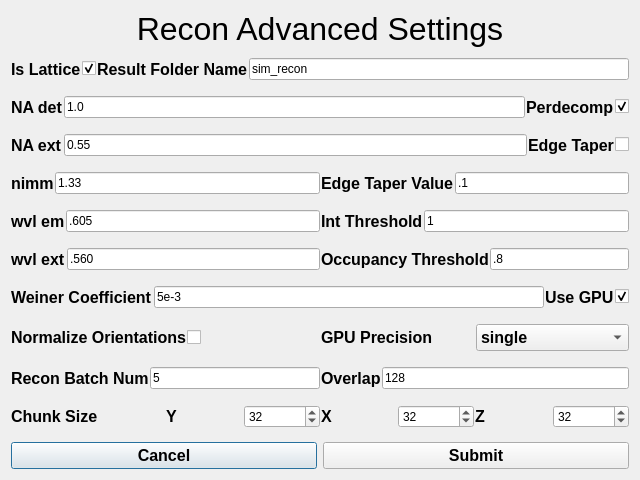
<?xml version="1.0" encoding="UTF-8"?>
<ui version="4.0">
 <class>simReconReconAdvanced</class>
 <widget class="QDialog" name="simReconReconAdvanced">
  <property name="geometry">
   <rect>
    <x>0</x>
    <y>0</y>
    <width>640</width>
    <height>480</height>
   </rect>
  </property>
  <property name="windowTitle">
   <string>Dialog</string>
  </property>
  <layout class="QGridLayout" name="gridLayout" rowstretch="0,10,0">
   <item row="0" column="0">
    <layout class="QVBoxLayout" name="verticalLayout_2">
     <item>
      <widget class="QLabel" name="jobAdvancedSettingsLabel">
       <property name="font">
        <font>
         <pointsize>24</pointsize>
        </font>
       </property>
       <property name="text">
        <string>Recon Advanced Settings</string>
       </property>
       <property name="alignment">
        <set>Qt::AlignHCenter|Qt::AlignTop</set>
       </property>
      </widget>
     </item>
    </layout>
   </item>
   <item row="1" column="0">
    <layout class="QVBoxLayout" name="verticalLayout">
     <property name="spacing">
      <number>1</number>
     </property>
     <item>
      <layout class="QHBoxLayout" name="horizontalLayout_6">
       <item>
        <layout class="QHBoxLayout" name="horizontalLayout">
         <item>
          <widget class="QLabel" name="isLatticeLabel">
           <property name="font">
            <font>
             <pointsize>12</pointsize>
             <weight>75</weight>
             <bold>true</bold>
            </font>
           </property>
           <property name="text">
            <string>Is Lattice</string>
           </property>
          </widget>
         </item>
         <item>
          <widget class="QCheckBox" name="isLatticeCheckBox">
           <property name="autoFillBackground">
            <bool>false</bool>
           </property>
           <property name="text">
            <string/>
           </property>
           <property name="checked">
            <bool>true</bool>
           </property>
          </widget>
         </item>
        </layout>
       </item>
       <item>
        <layout class="QHBoxLayout" name="horizontalLayout_40">
         <item>
          <widget class="QLabel" name="resultsDirNameLabel">
           <property name="font">
            <font>
             <pointsize>12</pointsize>
             <weight>75</weight>
             <bold>true</bold>
            </font>
           </property>
           <property name="text">
            <string>Result Folder Name</string>
           </property>
          </widget>
         </item>
         <item>
          <widget class="QLineEdit" name="resultsDirNameLineEdit">
           <property name="text">
            <string>sim_recon</string>
           </property>
          </widget>
         </item>
        </layout>
       </item>
      </layout>
     </item>
     <item>
      <spacer name="verticalSpacer_9">
       <property name="orientation">
        <enum>Qt::Vertical</enum>
       </property>
       <property name="sizeType">
        <enum>QSizePolicy::Preferred</enum>
       </property>
       <property name="sizeHint" stdset="0">
        <size>
         <width>20</width>
         <height>10</height>
        </size>
       </property>
      </spacer>
     </item>
     <item>
      <layout class="QHBoxLayout" name="horizontalLayout_7">
       <item>
        <layout class="QHBoxLayout" name="horizontalLayout_34">
         <item>
          <widget class="QLabel" name="naDetLabel">
           <property name="font">
            <font>
             <pointsize>12</pointsize>
             <weight>75</weight>
             <bold>true</bold>
            </font>
           </property>
           <property name="text">
            <string>NA det</string>
           </property>
          </widget>
         </item>
         <item>
          <widget class="QLineEdit" name="naDetLineEdit">
           <property name="text">
            <string>1.0</string>
           </property>
          </widget>
         </item>
        </layout>
       </item>
       <item>
        <layout class="QHBoxLayout" name="horizontalLayout_3">
         <item>
          <widget class="QLabel" name="perdecompLabel">
           <property name="font">
            <font>
             <pointsize>12</pointsize>
             <weight>75</weight>
             <bold>true</bold>
            </font>
           </property>
           <property name="text">
            <string>Perdecomp</string>
           </property>
          </widget>
         </item>
         <item>
          <widget class="QCheckBox" name="perdecompCheckBox">
           <property name="autoFillBackground">
            <bool>false</bool>
           </property>
           <property name="text">
            <string/>
           </property>
           <property name="checked">
            <bool>true</bool>
           </property>
          </widget>
         </item>
        </layout>
       </item>
      </layout>
     </item>
     <item>
      <spacer name="verticalSpacer_8">
       <property name="orientation">
        <enum>Qt::Vertical</enum>
       </property>
       <property name="sizeType">
        <enum>QSizePolicy::Preferred</enum>
       </property>
       <property name="sizeHint" stdset="0">
        <size>
         <width>20</width>
         <height>10</height>
        </size>
       </property>
      </spacer>
     </item>
     <item>
      <layout class="QHBoxLayout" name="horizontalLayout_8">
       <item>
        <layout class="QHBoxLayout" name="horizontalLayout_35">
         <item>
          <widget class="QLabel" name="naExtLabel">
           <property name="font">
            <font>
             <pointsize>12</pointsize>
             <weight>75</weight>
             <bold>true</bold>
            </font>
           </property>
           <property name="text">
            <string>NA ext</string>
           </property>
          </widget>
         </item>
         <item>
          <widget class="QLineEdit" name="naExtLineEdit">
           <property name="text">
            <string>0.55</string>
           </property>
          </widget>
         </item>
        </layout>
       </item>
       <item>
        <layout class="QHBoxLayout" name="horizontalLayout_4">
         <item>
          <widget class="QLabel" name="edgeTaperLabel">
           <property name="font">
            <font>
             <pointsize>12</pointsize>
             <weight>75</weight>
             <bold>true</bold>
            </font>
           </property>
           <property name="text">
            <string>Edge Taper</string>
           </property>
          </widget>
         </item>
         <item>
          <widget class="QCheckBox" name="edgeTaperCheckBox">
           <property name="enabled">
            <bool>true</bool>
           </property>
           <property name="autoFillBackground">
            <bool>false</bool>
           </property>
           <property name="text">
            <string/>
           </property>
           <property name="checked">
            <bool>false</bool>
           </property>
          </widget>
         </item>
        </layout>
       </item>
      </layout>
     </item>
     <item>
      <spacer name="verticalSpacer_7">
       <property name="orientation">
        <enum>Qt::Vertical</enum>
       </property>
       <property name="sizeType">
        <enum>QSizePolicy::Preferred</enum>
       </property>
       <property name="sizeHint" stdset="0">
        <size>
         <width>20</width>
         <height>10</height>
        </size>
       </property>
      </spacer>
     </item>
     <item>
      <layout class="QHBoxLayout" name="horizontalLayout_9">
       <item>
        <layout class="QHBoxLayout" name="horizontalLayout_36">
         <item>
          <widget class="QLabel" name="nimmLabel">
           <property name="font">
            <font>
             <pointsize>12</pointsize>
             <weight>75</weight>
             <bold>true</bold>
            </font>
           </property>
           <property name="text">
            <string>nimm</string>
           </property>
          </widget>
         </item>
         <item>
          <widget class="QLineEdit" name="nimmLineEdit">
           <property name="text">
            <string>1.33</string>
           </property>
          </widget>
         </item>
        </layout>
       </item>
       <item>
        <layout class="QHBoxLayout" name="horizontalLayout_41">
         <item>
          <widget class="QLabel" name="edgeTaperValLabel">
           <property name="font">
            <font>
             <pointsize>12</pointsize>
             <weight>75</weight>
             <bold>true</bold>
            </font>
           </property>
           <property name="text">
            <string>Edge Taper Value</string>
           </property>
          </widget>
         </item>
         <item>
          <widget class="QLineEdit" name="edgeTaperValLineEdit">
           <property name="text">
            <string>.1</string>
           </property>
          </widget>
         </item>
        </layout>
       </item>
      </layout>
     </item>
     <item>
      <spacer name="verticalSpacer_6">
       <property name="orientation">
        <enum>Qt::Vertical</enum>
       </property>
       <property name="sizeType">
        <enum>QSizePolicy::Preferred</enum>
       </property>
       <property name="sizeHint" stdset="0">
        <size>
         <width>20</width>
         <height>10</height>
        </size>
       </property>
      </spacer>
     </item>
     <item>
      <layout class="QHBoxLayout" name="horizontalLayout_10">
       <item>
        <layout class="QHBoxLayout" name="horizontalLayout_37">
         <item>
          <widget class="QLabel" name="wvlEmLabel">
           <property name="font">
            <font>
             <pointsize>12</pointsize>
             <weight>75</weight>
             <bold>true</bold>
            </font>
           </property>
           <property name="text">
            <string>wvl em</string>
           </property>
          </widget>
         </item>
         <item>
          <widget class="QLineEdit" name="wvlEmLineEdit">
           <property name="text">
            <string>.605</string>
           </property>
          </widget>
         </item>
        </layout>
       </item>
       <item>
        <layout class="QHBoxLayout" name="horizontalLayout_42">
         <item>
          <widget class="QLabel" name="intThreshLabel">
           <property name="font">
            <font>
             <pointsize>12</pointsize>
             <weight>75</weight>
             <bold>true</bold>
            </font>
           </property>
           <property name="text">
            <string>Int Threshold</string>
           </property>
          </widget>
         </item>
         <item>
          <widget class="QLineEdit" name="intThreshLineEdit">
           <property name="text">
            <string>1</string>
           </property>
          </widget>
         </item>
        </layout>
       </item>
      </layout>
     </item>
     <item>
      <spacer name="verticalSpacer_5">
       <property name="orientation">
        <enum>Qt::Vertical</enum>
       </property>
       <property name="sizeType">
        <enum>QSizePolicy::Preferred</enum>
       </property>
       <property name="sizeHint" stdset="0">
        <size>
         <width>20</width>
         <height>10</height>
        </size>
       </property>
      </spacer>
     </item>
     <item>
      <layout class="QHBoxLayout" name="horizontalLayout_11">
       <item>
        <layout class="QHBoxLayout" name="horizontalLayout_38">
         <item>
          <widget class="QLabel" name="wvlExtLabel">
           <property name="font">
            <font>
             <pointsize>12</pointsize>
             <weight>75</weight>
             <bold>true</bold>
            </font>
           </property>
           <property name="text">
            <string>wvl ext</string>
           </property>
          </widget>
         </item>
         <item>
          <widget class="QLineEdit" name="wvlExtLineEdit">
           <property name="text">
            <string>.560</string>
           </property>
          </widget>
         </item>
        </layout>
       </item>
       <item>
        <layout class="QHBoxLayout" name="horizontalLayout_43">
         <item>
          <widget class="QLabel" name="occThreshLabel">
           <property name="font">
            <font>
             <pointsize>12</pointsize>
             <weight>75</weight>
             <bold>true</bold>
            </font>
           </property>
           <property name="text">
            <string>Occupancy Threshold</string>
           </property>
          </widget>
         </item>
         <item>
          <widget class="QLineEdit" name="occThreshLineEdit">
           <property name="text">
            <string>.8</string>
           </property>
          </widget>
         </item>
        </layout>
       </item>
      </layout>
     </item>
     <item>
      <spacer name="verticalSpacer_4">
       <property name="orientation">
        <enum>Qt::Vertical</enum>
       </property>
       <property name="sizeType">
        <enum>QSizePolicy::Preferred</enum>
       </property>
       <property name="sizeHint" stdset="0">
        <size>
         <width>20</width>
         <height>10</height>
        </size>
       </property>
      </spacer>
     </item>
     <item>
      <layout class="QHBoxLayout" name="horizontalLayout_15">
       <item>
        <layout class="QHBoxLayout" name="horizontalLayout_39">
         <item>
          <widget class="QLabel" name="wLabel">
           <property name="font">
            <font>
             <pointsize>12</pointsize>
             <weight>75</weight>
             <bold>true</bold>
            </font>
           </property>
           <property name="text">
            <string>Weiner Coefficient</string>
           </property>
          </widget>
         </item>
         <item>
          <widget class="QLineEdit" name="wLineEdit">
           <property name="text">
            <string>5e-3</string>
           </property>
          </widget>
         </item>
        </layout>
       </item>
       <item>
        <layout class="QHBoxLayout" name="horizontalLayout_5">
         <item>
          <widget class="QLabel" name="useGPULabel">
           <property name="font">
            <font>
             <pointsize>12</pointsize>
             <weight>75</weight>
             <bold>true</bold>
            </font>
           </property>
           <property name="text">
            <string>Use GPU</string>
           </property>
          </widget>
         </item>
         <item>
          <widget class="QCheckBox" name="useGPUCheckBox">
           <property name="enabled">
            <bool>true</bool>
           </property>
           <property name="autoFillBackground">
            <bool>false</bool>
           </property>
           <property name="text">
            <string/>
           </property>
           <property name="checked">
            <bool>true</bool>
           </property>
          </widget>
         </item>
        </layout>
       </item>
      </layout>
     </item>
     <item>
      <spacer name="verticalSpacer_3">
       <property name="orientation">
        <enum>Qt::Vertical</enum>
       </property>
       <property name="sizeType">
        <enum>QSizePolicy::Preferred</enum>
       </property>
       <property name="sizeHint" stdset="0">
        <size>
         <width>20</width>
         <height>10</height>
        </size>
       </property>
      </spacer>
     </item>
     <item>
      <layout class="QHBoxLayout" name="horizontalLayout_17">
       <item>
        <layout class="QHBoxLayout" name="horizontalLayout_2">
         <item>
          <widget class="QLabel" name="normalizeOrientationsLabel">
           <property name="font">
            <font>
             <pointsize>12</pointsize>
             <weight>75</weight>
             <bold>true</bold>
            </font>
           </property>
           <property name="text">
            <string>Normalize Orientations</string>
           </property>
          </widget>
         </item>
         <item>
          <widget class="QCheckBox" name="normalizeOrientationsCheckBox">
           <property name="autoFillBackground">
            <bool>false</bool>
           </property>
           <property name="text">
            <string/>
           </property>
           <property name="checked">
            <bool>false</bool>
           </property>
          </widget>
         </item>
        </layout>
       </item>
       <item>
        <layout class="QHBoxLayout" name="horizontalLayout_22">
         <item>
          <widget class="QLabel" name="gpuPrecisionLabel">
           <property name="font">
            <font>
             <pointsize>12</pointsize>
             <weight>75</weight>
             <bold>true</bold>
            </font>
           </property>
           <property name="text">
            <string>GPU Precision</string>
           </property>
          </widget>
         </item>
         <item>
          <widget class="QComboBox" name="gpuPrecisionComboBox">
           <property name="font">
            <font>
             <pointsize>12</pointsize>
             <weight>75</weight>
             <bold>true</bold>
            </font>
           </property>
           <property name="editable">
            <bool>false</bool>
           </property>
           <property name="currentText">
            <string>single</string>
           </property>
           <item>
            <property name="text">
             <string>single</string>
            </property>
           </item>
           <item>
            <property name="text">
             <string>double</string>
            </property>
           </item>
          </widget>
         </item>
        </layout>
       </item>
      </layout>
     </item>
     <item>
      <spacer name="verticalSpacer_2">
       <property name="orientation">
        <enum>Qt::Vertical</enum>
       </property>
       <property name="sizeType">
        <enum>QSizePolicy::Preferred</enum>
       </property>
       <property name="sizeHint" stdset="0">
        <size>
         <width>20</width>
         <height>10</height>
        </size>
       </property>
      </spacer>
     </item>
     <item>
      <layout class="QHBoxLayout" name="horizontalLayout_18">
       <item>
        <layout class="QHBoxLayout" name="horizontalLayout_46">
         <item>
          <widget class="QLabel" name="reconBatchNumLabel">
           <property name="font">
            <font>
             <pointsize>12</pointsize>
             <weight>75</weight>
             <bold>true</bold>
            </font>
           </property>
           <property name="text">
            <string>Recon Batch Num</string>
           </property>
          </widget>
         </item>
         <item>
          <widget class="QLineEdit" name="reconBatchNumLineEdit">
           <property name="text">
            <string>5</string>
           </property>
          </widget>
         </item>
        </layout>
       </item>
       <item>
        <layout class="QHBoxLayout" name="horizontalLayout_44">
         <item>
          <widget class="QLabel" name="overlapLabel">
           <property name="font">
            <font>
             <pointsize>12</pointsize>
             <weight>75</weight>
             <bold>true</bold>
            </font>
           </property>
           <property name="text">
            <string>Overlap</string>
           </property>
          </widget>
         </item>
         <item>
          <widget class="QLineEdit" name="overlapLineEdit">
           <property name="text">
            <string>128</string>
           </property>
          </widget>
         </item>
        </layout>
       </item>
      </layout>
     </item>
     <item>
      <spacer name="verticalSpacer">
       <property name="orientation">
        <enum>Qt::Vertical</enum>
       </property>
       <property name="sizeType">
        <enum>QSizePolicy::Preferred</enum>
       </property>
       <property name="sizeHint" stdset="0">
        <size>
         <width>20</width>
         <height>10</height>
        </size>
       </property>
      </spacer>
     </item>
     <item>
      <layout class="QHBoxLayout" name="horizontalLayout_19">
       <item>
        <layout class="QHBoxLayout" name="horizontalLayout_45">
         <item>
          <widget class="QLabel" name="chunkSizeLabel">
           <property name="font">
            <font>
             <pointsize>12</pointsize>
             <weight>75</weight>
             <bold>true</bold>
            </font>
           </property>
           <property name="text">
            <string>Chunk Size</string>
           </property>
          </widget>
         </item>
         <item>
          <layout class="QHBoxLayout" name="horizontalLayout_12">
           <item>
            <widget class="QLabel" name="chunkSizeYLabel">
             <property name="enabled">
              <bool>true</bool>
             </property>
             <property name="font">
              <font>
               <pointsize>12</pointsize>
               <weight>75</weight>
               <bold>true</bold>
              </font>
             </property>
             <property name="text">
              <string>Y</string>
             </property>
            </widget>
           </item>
           <item>
            <widget class="QSpinBox" name="chunkSizeYSpinBox">
             <property name="enabled">
              <bool>true</bool>
             </property>
             <property name="maximum">
              <number>1000000</number>
             </property>
             <property name="value">
              <number>32</number>
             </property>
            </widget>
           </item>
          </layout>
         </item>
         <item>
          <layout class="QHBoxLayout" name="horizontalLayout_13">
           <item>
            <widget class="QLabel" name="chunkSizeXLabel">
             <property name="enabled">
              <bool>true</bool>
             </property>
             <property name="font">
              <font>
               <pointsize>12</pointsize>
               <weight>75</weight>
               <bold>true</bold>
              </font>
             </property>
             <property name="text">
              <string>X</string>
             </property>
            </widget>
           </item>
           <item>
            <widget class="QSpinBox" name="chunkSizeXSpinBox">
             <property name="enabled">
              <bool>true</bool>
             </property>
             <property name="maximum">
              <number>1000000</number>
             </property>
             <property name="value">
              <number>32</number>
             </property>
            </widget>
           </item>
          </layout>
         </item>
         <item>
          <layout class="QHBoxLayout" name="horizontalLayout_14">
           <item>
            <widget class="QLabel" name="chunkSizeZLabel">
             <property name="enabled">
              <bool>true</bool>
             </property>
             <property name="font">
              <font>
               <pointsize>12</pointsize>
               <weight>75</weight>
               <bold>true</bold>
              </font>
             </property>
             <property name="text">
              <string>Z</string>
             </property>
            </widget>
           </item>
           <item>
            <widget class="QSpinBox" name="chunkSizeZSpinBox">
             <property name="enabled">
              <bool>true</bool>
             </property>
             <property name="maximum">
              <number>1000000</number>
             </property>
             <property name="value">
              <number>32</number>
             </property>
            </widget>
           </item>
          </layout>
         </item>
        </layout>
       </item>
      </layout>
     </item>
    </layout>
   </item>
   <item row="2" column="0">
    <layout class="QHBoxLayout" name="horizontalLayout_20">
     <item>
      <widget class="QPushButton" name="cancelButton">
       <property name="font">
        <font>
         <pointsize>12</pointsize>
         <weight>75</weight>
         <bold>true</bold>
        </font>
       </property>
       <property name="text">
        <string>Cancel</string>
       </property>
      </widget>
     </item>
     <item>
      <widget class="QPushButton" name="submitButton">
       <property name="font">
        <font>
         <pointsize>12</pointsize>
         <weight>75</weight>
         <bold>true</bold>
        </font>
       </property>
       <property name="text">
        <string>Submit</string>
       </property>
      </widget>
     </item>
    </layout>
   </item>
  </layout>
 </widget>
 <resources/>
 <connections/>
</ui>
